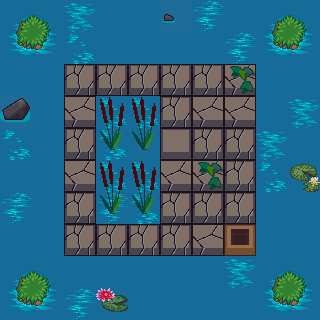

The image is a tile-based game level rendered from a .tmx file. Its description and source (layers, tilesets, objects; grid data summarised) follow:
An orthogonal 10x10 tile map with 32x32 px tiles, 3 tile layers (Tile Layer 1, Tile Layer 2, Tile Layer 3) and 12 objects (6x CoinEntity, mainPlayer).

<map version="1.0" tiledversion="1.1.6" orientation="orthogonal" renderorder="right-down" width="10" height="10" tilewidth="32" tileheight="32" infinite="0" nextobjectid="17">
 <tileset firstgid="1" source="2.5d.tsx" />
 <layer name="Tile Layer 1" width="10" height="10">
  <data>[100 cells, 100 non-empty, 5 distinct tile ids]</data>
 </layer>
 <layer name="Tile Layer 2" width="10" height="10">
  <data>[100 cells, 28 non-empty, 5 distinct tile ids]</data>
 </layer>
 <layer name="Tile Layer 3" width="10" height="10">
  <data>[100 cells, 29 non-empty, 11 distinct tile ids]</data>
 </layer>
 <objectgroup name="Player">
  <object id="1" name="mainPlayer" x="191" y="191" width="32" height="32">
   <properties>
    <property name="framewidth" value="32" />
    <property name="image" value="gripe_run_right" />
   </properties>
  </object>
 </objectgroup>
 <objectgroup name="Coins">
  <object id="7" name="CoinEntity" x="192" y="63" width="32" height="32">
   <properties>
    <property name="framewidth" value="32" />
    <property name="image" value="spinning_coin_gold" />
   </properties>
  </object>
  <object id="8" name="CoinEntity" x="64" y="63" width="32" height="32">
   <properties>
    <property name="framewidth" value="32" />
    <property name="image" value="spinning_coin_gold" />
   </properties>
  </object>
  <object id="10" name="CoinEntity" x="192" y="127" width="32" height="32">
   <properties>
    <property name="framewidth" value="32" />
    <property name="image" value="spinning_coin_gold" />
   </properties>
  </object>
  <object id="11" name="CoinEntity" x="127" y="63" width="32" height="32">
   <properties>
    <property name="framewidth" value="32" />
    <property name="image" value="spinning_coin_gold" />
   </properties>
  </object>
  <object id="14" name="CoinEntity" x="64" y="128" width="32" height="32">
   <properties>
    <property name="framewidth" value="32" />
    <property name="image" value="spinning_coin_gold" />
   </properties>
  </object>
  <object id="15" name="CoinEntity" x="64" y="191" width="32" height="32">
   <properties>
    <property name="framewidth" value="32" />
    <property name="image" value="spinning_coin_gold" />
   </properties>
  </object>
 </objectgroup>
 <objectgroup name="Collision">
  <object id="2" x="101" y="100" width="54" height="120" />
  <object id="3" x="1" y="1" width="318" height="58" />
  <object id="4" x="1" y="37" width="57" height="281" />
  <object id="5" x="27" y="260" width="292" height="61" />
  <object id="6" x="265" y="47" width="54" height="226" />
 </objectgroup>
</map>
